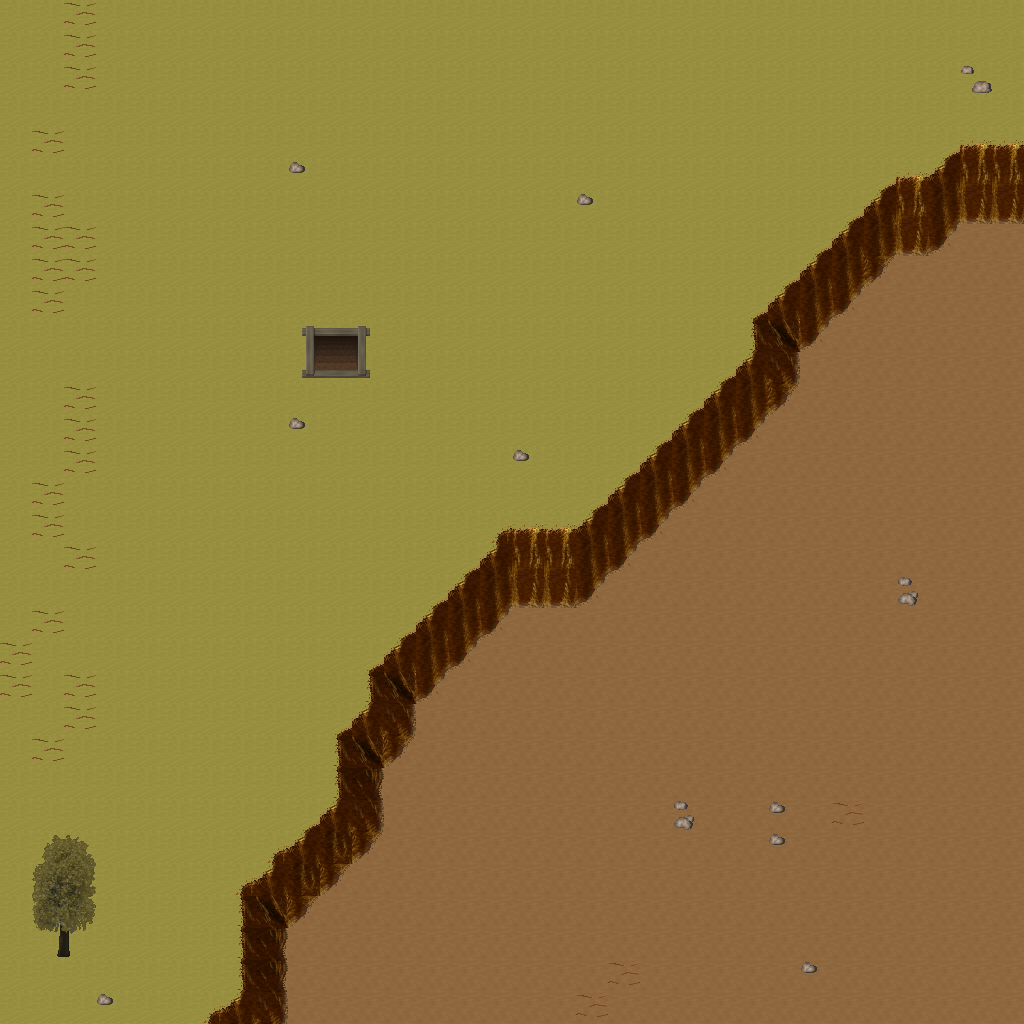

Rendered tile map (Tiled .tmx) drawn with the repository's tilesets; below, a short description and the map source with its tile grids summarised:
An orthogonal 32x32 tile map with 32x32 px tiles, 5 tile layers (Ground, Objects, Objects2, Above, ...), 1 hidden layer not drawn, 23 tilesets.

<map version="1.10" tiledversion="1.11.0" orientation="orthogonal" renderorder="right-down" width="32" height="32" tilewidth="32" tileheight="32" infinite="0" nextlayerid="11" nextobjectid="1">
 <tileset firstgid="1" name="ground_ground" tilewidth="32" tileheight="32" tilecount="33" columns="3">
  <image source="../drawable/ground_ground.png" width="96" height="352" />
 </tileset>
 <tileset firstgid="34" name="ground_water_pool" tilewidth="32" tileheight="32" tilecount="72" columns="3">
  <image source="../drawable/ground_water_pool.png" width="96" height="768" />
 </tileset>
 <tileset firstgid="106" name="ground_ridge_earth_dark" tilewidth="32" tileheight="32" tilecount="96" columns="12">
  <image source="../drawable/ground_ridge_earth_dark.png" width="384" height="256" />
 </tileset>
 <tileset firstgid="202" name="ground_ridge_earth_pale" tilewidth="32" tileheight="32" tilecount="96" columns="12">
  <image source="../drawable/ground_ridge_earth_pale.png" width="384" height="256" />
 </tileset>
 <tileset firstgid="298" name="ground_grass_edges" tilewidth="32" tileheight="32" tilecount="36" columns="12">
  <image source="../drawable/ground_grass_edges.png" width="384" height="96" />
 </tileset>
 <tileset firstgid="334" name="ground_grass_corners" tilewidth="32" tileheight="32" tilecount="24" columns="6">
  <image source="../drawable/ground_grass_corners.png" width="192" height="128" />
 </tileset>
 <tileset firstgid="358" name="ground_earth_edges" tilewidth="32" tileheight="32" tilecount="18" columns="6">
  <image source="../drawable/ground_earth_edges.png" width="192" height="96" />
 </tileset>
 <tileset firstgid="376" name="ground_rock_pebbles" tilewidth="32" tileheight="32" tilecount="3" columns="1">
  <image source="../drawable/ground_rock_pebbles.png" width="32" height="96" />
 </tileset>
 <tileset firstgid="379" name="ground_ladder_steps" tilewidth="32" tileheight="32" tilecount="6" columns="3">
  <image source="../drawable/ground_ladder_steps.png" width="96" height="64" />
 </tileset>
 <tileset firstgid="385" name="plant_grasses" tilewidth="32" tileheight="32" tilecount="6" columns="3">
  <image source="../drawable/plant_grasses.png" width="96" height="64" />
 </tileset>
 <tileset firstgid="391" name="plant_flower_daisy_red" tilewidth="32" tileheight="32" tilecount="8" columns="2">
  <image source="../drawable/plant_flower_daisy_red.png" width="64" height="128" />
 </tileset>
 <tileset firstgid="399" name="plant_flower_daisy_yellow" tilewidth="32" tileheight="32" tilecount="8" columns="2">
  <image source="../drawable/plant_flower_daisy_yellow.png" width="64" height="128" />
 </tileset>
 <tileset firstgid="407" name="plant_flower_daisy_blue" tilewidth="32" tileheight="32" tilecount="8" columns="2">
  <image source="../drawable/plant_flower_daisy_blue.png" width="64" height="128" />
 </tileset>
 <tileset firstgid="415" name="item_corpse_huge_animal" tilewidth="32" tileheight="32" tilecount="16" columns="2">
  <image source="../drawable/item_corpse_huge_animal.png" width="64" height="256" />
 </tileset>
 <tileset firstgid="431" name="item_pot_dark_barrel" tilewidth="32" tileheight="32" tilecount="2" columns="1">
  <image source="../drawable/item_pot_dark_barrel.png" width="32" height="64" />
 </tileset>
 <tileset firstgid="433" name="item_statue_green_stone" tilewidth="32" tileheight="32" tilecount="12" columns="4">
  <image source="../drawable/item_statue_green_stone.png" width="128" height="96" />
 </tileset>
 <tileset firstgid="445" name="logic_creature_orc" tilewidth="32" tileheight="32" tilecount="6" columns="6">
  <image source="../drawable/logic_creature_orc.png" width="192" height="32" />
 </tileset>
 <tileset firstgid="451" name="logic_creature_animal" tilewidth="32" tileheight="32" tilecount="32" columns="8">
  <image source="../drawable/logic_creature_animal.png" width="256" height="128" />
 </tileset>
 <tileset firstgid="483" name="logic_portal" tilewidth="32" tileheight="32" tilecount="24" columns="8">
  <image source="../drawable/logic_portal.png" width="256" height="96" />
 </tileset>
 <tileset firstgid="507" name="logic_collision" tilewidth="32" tileheight="32" tilecount="1" columns="1">
  <image source="../drawable/logic_collision.png" width="32" height="32" />
 </tileset>
 <tileset firstgid="508" name="plant_tree_spruce" tilewidth="32" tileheight="32" tilecount="6" columns="2">
  <image source="../drawable/plant_tree_spruce.png" width="64" height="96" />
 </tileset>
 <tileset firstgid="514" name="plant_tree_taller_trees" tilewidth="32" tileheight="32" tilecount="32" columns="8">
  <image source="../drawable/plant_tree_taller_trees.png" width="256" height="128" />
 </tileset>
 <tileset firstgid="546" name="plant_bush_bush_mult_colored" tilewidth="32" tileheight="32" tilecount="6" columns="3">
  <image source="../drawable/plant_bush_bush_mult_colored.png" width="96" height="64" />
 </tileset>
 <layer id="1" name="Ground" width="32" height="32">
  <data>[1024 cells, 1024 non-empty, 2 distinct tile ids]</data>
 </layer>
 <layer id="2" name="Objects" width="32" height="32">
  <data>[1024 cells, 143 non-empty, 25 distinct tile ids]</data>
 </layer>
 <layer id="3" name="Objects2" width="32" height="32">
  <data>[1024 cells, 8 non-empty, 3 distinct tile ids]</data>
 </layer>
 <layer id="4" name="Above" width="32" height="32">
  <data>[1024 cells, 6 non-empty, 6 distinct tile ids]</data>
 </layer>
 <layer id="5" name="Above2" width="32" height="32">
  <data>[1024 cells, 0 non-empty, 0 distinct tile ids]</data>
 </layer>
 <layer id="6" name="Walkable" width="32" height="32" visible="0">
  <data>[1024 cells, 88 non-empty, 1 distinct tile ids]</data>
 </layer>
 <objectgroup id="7" name="Mapevents" />
 <objectgroup id="8" name="Spawn" />
 <objectgroup id="9" name="Keys" />
 <objectgroup id="10" name="Replace" />
</map>
